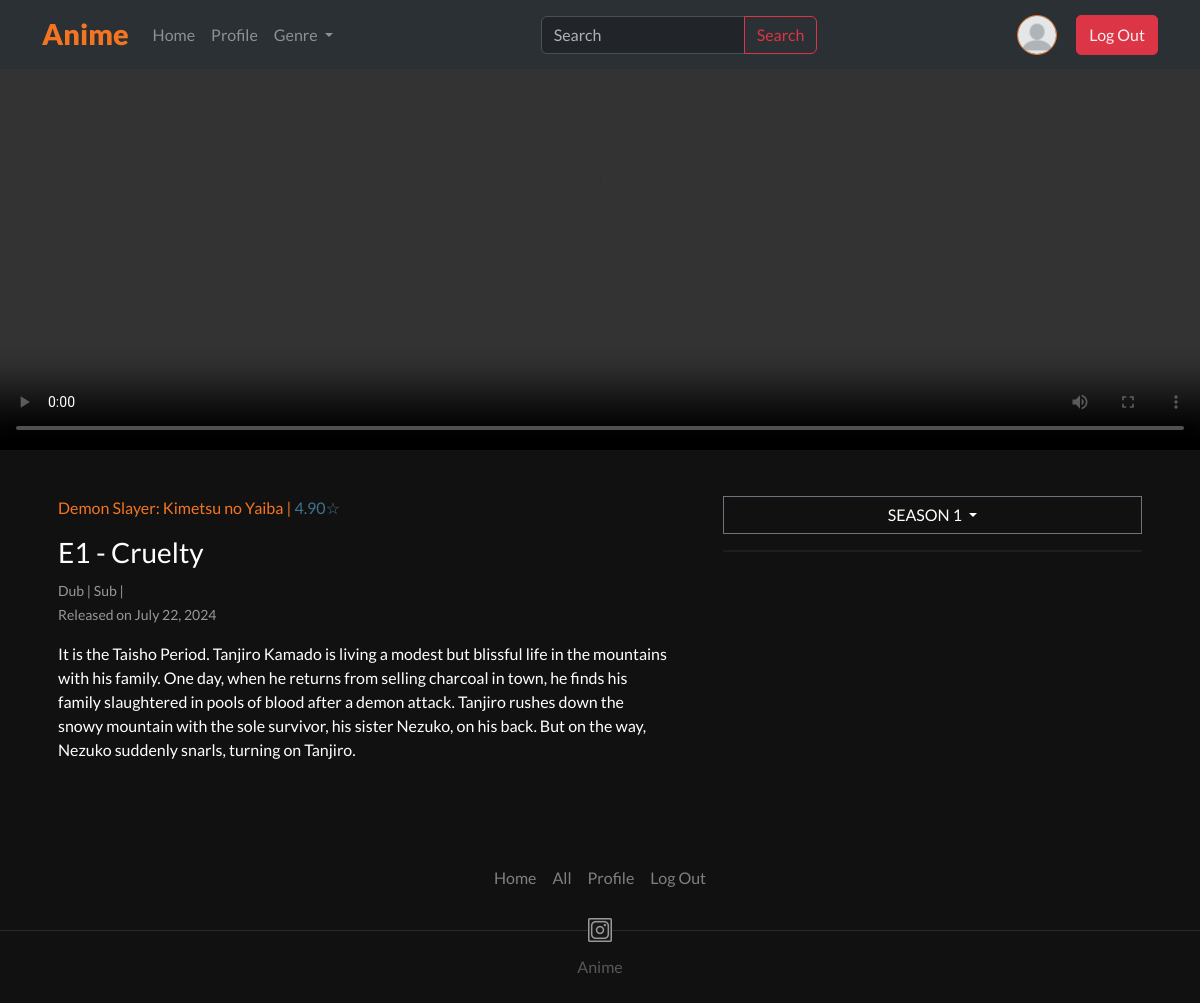
Page /detailed_anime/1/season/1/episode/1/ (signed in) on the committed database.
### users/models.py (models this page shows)
class User(AbstractUser):
    animes = models.ManyToManyField('anime.Anime', blank=True, related_name='users')
    bio = models.TextField(null=True)
    avatar = models.ImageField(null=True, default='blank-profile-picture-973460_1280.png', upload_to='profile_img/')

### anime/models.py (models this page shows, shortened)
class Anime(models.Model):
    title = models.CharField(max_length=200)
    description = models.TextField()
    genres = models.ManyToManyField(Genre)
    release_date = models.DateField()
    status = models.CharField(max_length=50)
    rating = models.DecimalField(max_digits=3, decimal_places=2)
    cover_image = models.ImageField(null=True, blank=True, upload_to='anime_cover_img/')
    subtitle_or_dub = models.ManyToManyField(LanguageOption, related_name='animes')
    class Meta:
        ordering = ['title']

class Episode(models.Model):
    season = models.ForeignKey(Season, on_delete=models.CASCADE, related_name='episodes')
    title = models.CharField(max_length=200)
    episode_number = models.PositiveIntegerField()
    summary = models.TextField()
    air_date = models.DateField()
    duration = models.DurationField()
    video_file = models.FileField(upload_to='anime_videos/')
    episod_cover_image = models.ImageField(null=True, blank=True, upload_to='episode_cover_img/')

class LanguageOption(models.Model):
    name = models.CharField(max_length=50)

class Season(models.Model):
    anime = models.ForeignKey(Anime, on_delete=models.CASCADE, related_name='seasons')
    season_number = models.PositiveIntegerField()
    release_date = models.DateField()

### anime/views.py (the view)
# urls.py: path('detailed_anime/<str:anime_id>/season/<str:season_id>/episode/<str:episode_id>/', views.episode_detail, name='episode_detail'),
def episode_detail(request, anime_id, season_id, episode_id):
    genres = Genre.objects.all()
    anime = get_object_or_404(Anime, id=anime_id)
    season = get_object_or_404(Season, id=season_id, anime=anime)
    episode = get_object_or_404(Episode, id=episode_id, season=season)
    seasons = anime.seasons.all()
    context = {'anime': anime, 'season': season, 'episode':episode, 'seasons': seasons, 'genres':genres}
    return render(request, 'anime/episode_detail.html', context)

### anime/templates/anime/episode_detail.html (shortened to what this page needs)
{% extends 'base.html'%}
{% block content %}
    <main>
        <div class="video-box mb-4">
            <video controls class="video-styles">
                <source src="{{ episode.video_file.url }}" type="video/mp4" >
            </video>
        </div>
        <div class="container mb-5">
            <div class="row align-items-md-stretch">
                <div class="col-md-7">
                    <div class="h-100 p-3" style="background-color: none;">
                        <p style="color:#f47521;">{{ anime.title }} | <span style="color: #41748d;">{{ anime.rating }}☆</span></p>
                        <h3 style="color: white;">{{ episode.title }}</h3>
                        {% for language in anime.subtitle_or_dub.all %}
                            <small class="card-text">{{ language.name }} | </small>
                        {% endfor %}
                        <p><small class="card-text">Released on {{ episode.air_date }} </small></p>
                        <p style="color:white;">{{ episode.summary }}</p>
                    </div>
                </div>
                <div class="col-md-5">
                    <div class="h-100 p-3">
                        <div class="dropdown">
                            <button id="season-dropdown-button" class="btn btn-secondary dropdown-toggle episodes-dropdown" type="button" data-bs-toggle="dropdown" aria-expanded="false">
                                Season {{ season.season_number }}
                            </button>
                        </div>
                        <div id="episode-list" class="episode-list mt-3">
                            {% include 'anime/episode_list.html' %}
                        </div>
                    </div>
                </div>
            </div>
        </div>
    </main>
{% endblock %}

### templates/nav.html (shortened to what this page needs)
<nav class="navbar navbar-expand-lg bg-body-tertiary fixed-top bg-dark" data-bs-theme="dark">
  <div class="container">
    <a class="navbar-brand" href="{% url 'anime:home' %}">Anime</a>
    <div class="collapse navbar-collapse d-flex align-items-center" id="navbarScroll">
      <ul class="navbar-nav me-auto my-2 my-lg-0 navbar-nav-scroll" style="--bs-scroll-height: 100px;">
        <li class="nav-item">
          <a class="nav-link" aria-current="page" href="{% url 'anime:home' %}">Home</a>
        </li>
        {% if request.user.is_authenticated and request.user.is_superuser%}
            <li class="nav-item dropdown">
              <a class="nav-link dropdown-toggle" role="button" data-bs-toggle="dropdown" aria-expanded="false" href="#">
                User Menu
              </a>
              <ul class="dropdown-menu">
                <li><a class="dropdown-item" href="{% url 'users:profile' request.user.id %}">Profile</a></li>
                <li><a class="dropdown-item" href="{% url 'anime:add' %}">Add new anime</a></li>
              </ul>
            </li>
            {% elif request.user.is_authenticated %}
              <li class="nav-item">
                  <a class="nav-link" aria-current="page" href="{% url 'users:profile' request.user.id %}">Profile</a>
              </li>
        {% endif %}
        <li class="nav-item dropdown">
          <a class="nav-link dropdown-toggle" role="button" data-bs-toggle="dropdown" aria-expanded="false" href="#">
            Genre
          </a>
        </li>
      </ul>
      <form class="d-flex mx-auto" role="search" action="{% url 'anime:search_results' %}" method="GET" >
          <div class="input-group">
            <input class="form-control" type="search" placeholder="Search" aria-label="Search" name="query" placeholder="Search">
            <button class="btn btn-outline-danger"  type="submit">Search</button>
          </div>
      </form>
      <div class="btn-group ms-auto">
        {% if request.user.is_authenticated %}
          <div class="nav-item">
            <a class="nav-link" aria-current="page" href="{% url 'users:profile' request.user.id %}">
              <img src="{{ request.user.avatar.url }}" class="profile-icon" />
            </a>
          </div>
          <button type="button" class="btn btn-danger" style="border-radius: 5px;"><a href="{% url 'users:logout' %}" class="login-link">Log Out</a></button>
        {% else %}
          <button class="btn join-btn" type="submit"><a href="{% url 'users:register' %}" class="join-link">Join Now</a></button>
          <button type="button" class="btn btn-outline-danger"><a href="{% url 'users:login' %}" class="login-link">Log In</a></button>
        {% endif %}
      </div>
    </div>
  </div>
</nav>

### static/styles/style.css (style rules this page uses)
body { background-color: rgba(0, 0, 0, 0.932); font-family: 'Lato', sans-serif; }
.join-link, .login-link { text-decoration: none; color: rgba(255, 255, 255, 0.918); }
.navbar-brand { color: #f47521; font-weight: 900; font-size: 1.8em; }
.card-text { color: rgba(255, 255, 255, 0.568); }
.nav-link, h5, .footer-txt { color: rgba(255, 255, 255, 0.466) !important; }
.profile-icon { width: 40px; height: 40px; border-radius: 50%; margin-right: 20px; border: 1px solid #f47521 }

### static/styles/detailed_anime.css (style rules this page uses)
.video-box { position: relative; overflow: hidden; margin-top: 69px; width: 100%; margin: auto; }
.video-styles { width: 100%; height: auto; max-height: 450px; }
.episodes-dropdown { color: white; border-radius: 0; background-color: transparent; width: 100%; text-transform: uppercase; }

### rows in the picture
User: user.avatar (placeholder picture)
Anime: title "Demon Slayer: Kimetsu no Yaiba", rating "4.90"
Episode: title "E1 - Cruelty", air_date "July 22, 2024", summary "It is the Taisho Period. Tanjiro Kamado is living a modest but blissful life in the mountains with his family. One day, when he returns from selling charcoal in town, he finds his family slaughtered in pools of blood after a demon attack. Tanjiro rushes down the snowy mountain with the sole survivor, his sister Nezuko, on his back. But on the way, Nezuko suddenly snarls, turning on Tanjiro."
LanguageOption: name "Dub"
LanguageOption: name "Sub"
Season: season_number "1"
